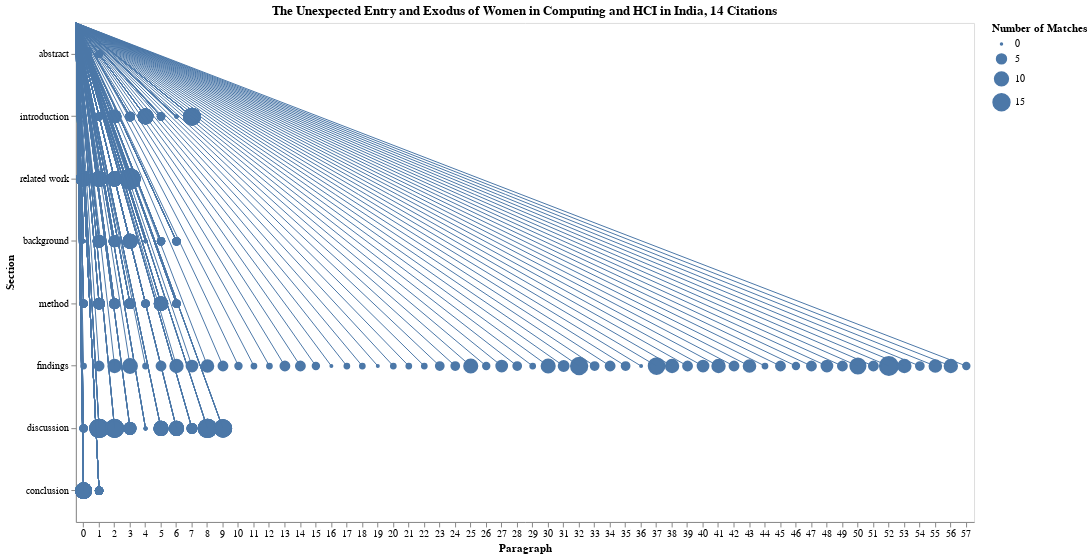

Source (notebook cell):
### Markdown cell above
### Women in HCI India Paper
Keywords: gender, gender stereotypes

### Code cell
generate_beadplot('./output/women_computing_india-gender-sex.csv',
                  "The Unexpected Entry and Exodus of Women in Computing and HCI in India",
                 14)

### Figure 1 — Vega-Lite specification as saved in the notebook (floating-point values rounded to 4 significant figures; data arrays with more than 128 entries replaced by an {"elided": "..."} marker saying what was removed)
{"config": {"view": {"continuousWidth": 400, "continuousHeight": 300}}, "layer": [{"mark": {"type": "circle", "opacity": 1, "stroke": "#4c78a8"}, "encoding": {"size": {"type": "quantitative", "field": "algo_score_raw", "title": "Number of Matches"}, "x": {"type": "nominal", "axis": {"labelAngle": 0}, "field": "Paragraph"}, "y": {"type": "nominal", "field": "Section", "sort": ["abstract", "introduction", "related work", "background", "method", "findings", "discussion", "conclusion"]}}, "height": 500, "title": "The Unexpected Entry and Exodus of Women in Computing and HCI in India, 14 Citations", "width": 900}, {"mark": {"type": "rule", "stroke": "#4c78a8"}, "encoding": {"x": {"type": "nominal", "axis": {"labelAngle": 0}, "field": "Paragraph"}, "y": {"type": "nominal", "field": "Section", "sort": ["abstract", "introduction", "related work", "background", "method", "findings", "discussion", "conclusion"]}}, "height": 500, "width": 900}], "data": {"name": "data-6ffd7cca6c822768ce7111608da5ccbc"}, "$schema": "https://vega.github.io/schema/vega-lite/v4.8.1.json", "datasets": {"data-6ffd7cca6c822768ce7111608da5ccbc": {"elided": "464 records"}}}
